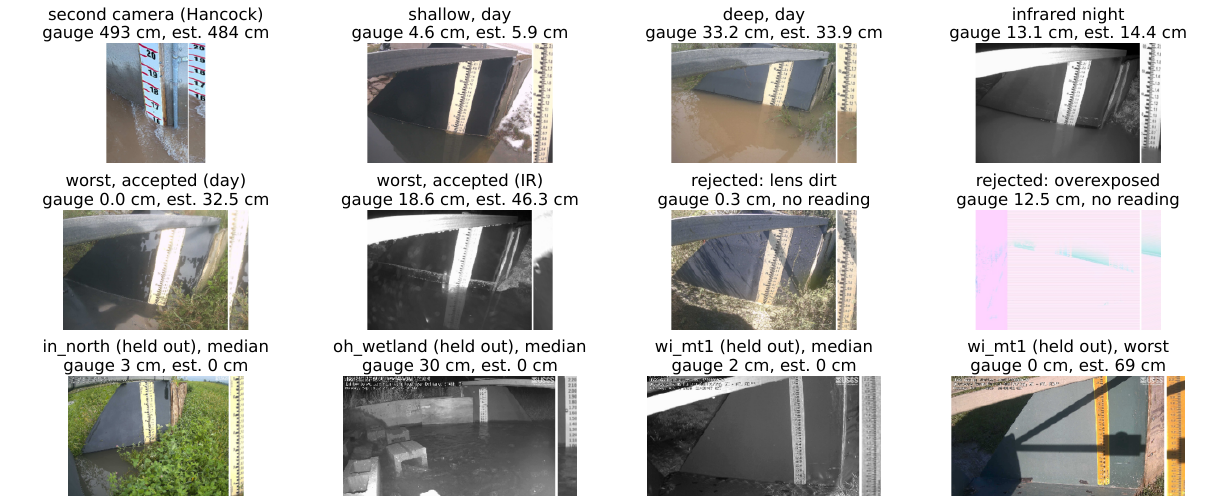
#> input picture site/assets/img/fig_frames.png, 1224 x 502 px
$ python -i infer.py   (imports and definitions only)   (older library calls are emulated)
#> lines starting #> are read from the running program, lines starting #| are printed output that depends on the picture
#> further down, picture is the input picture: shape (502, 1224, 3); mean B, G, R 189.7, 191.6, 192.7
"""Inference with a trained plate-reader bundle (models/<site>/reader.joblib).

    model = PlateModel.load("models/in_overland/reader.joblib")
    out = model.read(bgr_image)                 # single frame
    stream = PlateStream(model); out = stream.update(bgr_image, t_hours)   # sequence

`status` is one of: ok, rejected_quality (blur / dirt / glare by the Laplacian-variance gate),
unregistered (the frame could not be matched to a reference view and no earlier pose exists).
A single frame never borrows a pose; PlateStream reuses the last good pose (causal).
"""

from __future__ import annotations

from dataclasses import dataclass
from pathlib import Path

import cv2
import joblib
import numpy as np

from floodcam.real.plate import ROOT, PlateRectifier, Registration, SiteSpec
from floodcam.real.reader import PlateReader, row_features, strip_stats

WIDTH = 1280  # frames are processed at this width, as in data/usgs/frames


# [6 lines left out: function prep, not called in this run]


def frame_quality(bgr: np.ndarray) -> tuple[float, float, bool]:
    g = cv2.cvtColor(cv2.resize(bgr, (640, round(bgr.shape[0] * 640 / bgr.shape[1]))), cv2.COLOR_BGR2GRAY)
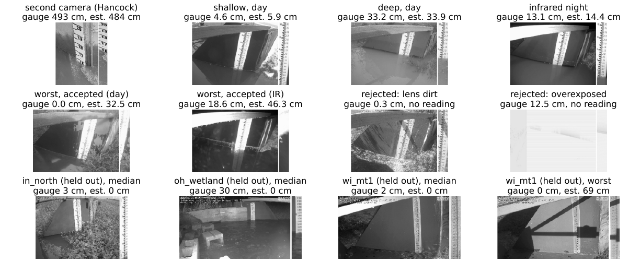
#> g: shape (262, 640); min 0, max 255, mean 191.5
    lap = float(cv2.Laplacian(g, cv2.CV_64F).var())
#> lap = 9244
    sat = float(cv2.cvtColor(bgr, cv2.COLOR_BGR2HSV)[..., 1].mean())
#> sat = 12.77
    return lap, float(g.mean()), sat < 6.0


@dataclass
class Reading:
    depth_cm: float
    status: str
    margin: float
    lapvar: float
    is_ir: bool
    registered: bool
    inliers: int
    strip: np.ndarray | None = None
    H: np.ndarray | None = None


class PlateModel:
    # [10 lines left out: functions __init__, load, not called in this run]

    @property
    def info(self) -> dict:
        return {k: v for k, v in self.b.items() if k not in ("reader", "spec")}

    # [16 lines left out: function read, not called in this run]


class PlateStream:
    """Sequence reader: causal pose fallback and a causal median of accepted readings."""

    # [14 lines left out: functions __init__, update, not called in this run]

>>> import cv2
>>> picture = cv2.imread('../../../site/assets/img/fig_frames.png')
>>> result = frame_quality(picture)
#> result = (9244, 191.5, False)

$ run again, on site/assets/img/fig_main.png
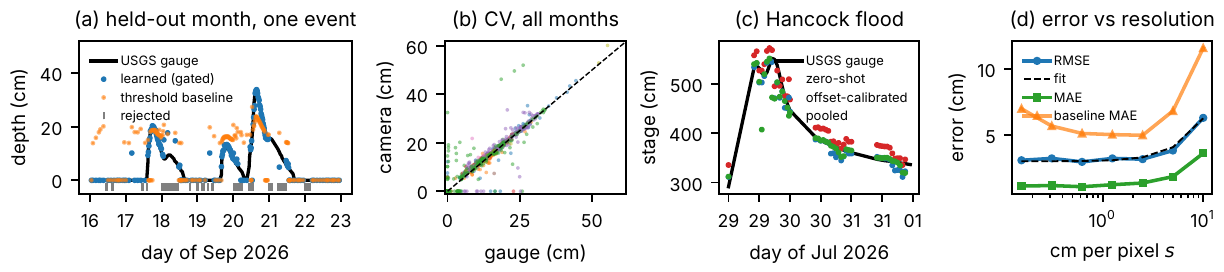
#> input picture site/assets/img/fig_main.png, 1224 x 272 px
#> picture is the input picture: shape (272, 1224, 3); mean B, G, R 235, 235.9, 235.6
#> in frame_quality, `g = cv2.cvtColor(cv2.resize(bgr, (640, round(bgr.shape[0] * 640 / bgr...`:
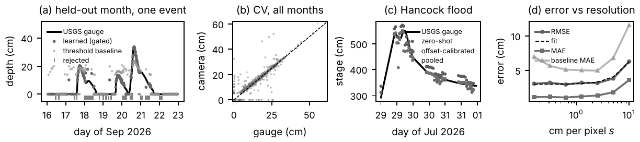
#> g: shape (142, 640); min 0, max 255, mean 235.9
#> lap = 18019.5
#> sat = 5.34
#> result = (18019.5, 235.9, True)

$ run again, on site/assets/img/fig_pipeline.png
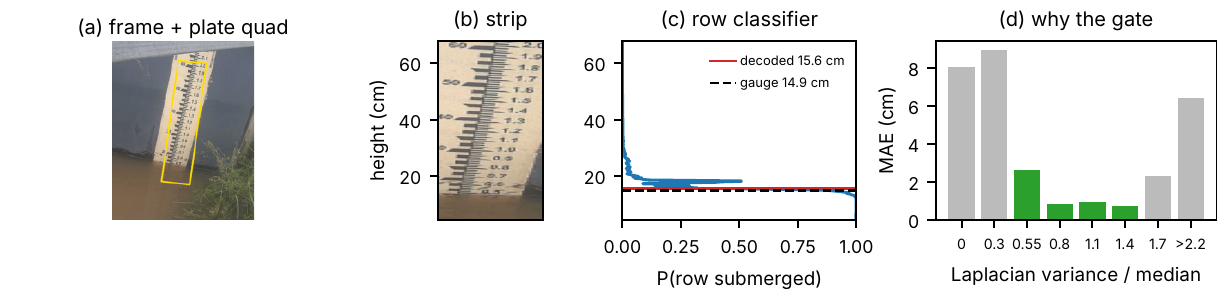
#> input picture site/assets/img/fig_pipeline.png, 1224 x 298 px
#> picture is the input picture: shape (298, 1224, 3); mean B, G, R 225.9, 228.3, 228.5
#> in frame_quality, `g = cv2.cvtColor(cv2.resize(bgr, (640, round(bgr.shape[0] * 640 / bgr...`:
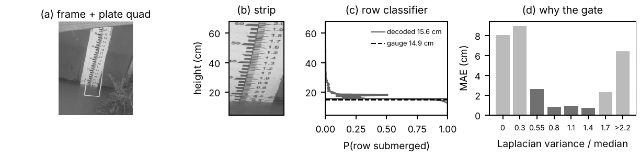
#> g: shape (156, 640); min 0, max 255, mean 228.2
#> lap = 9624.8
#> sat = 8.25
#> result = (9624.8, 228.2, False)
